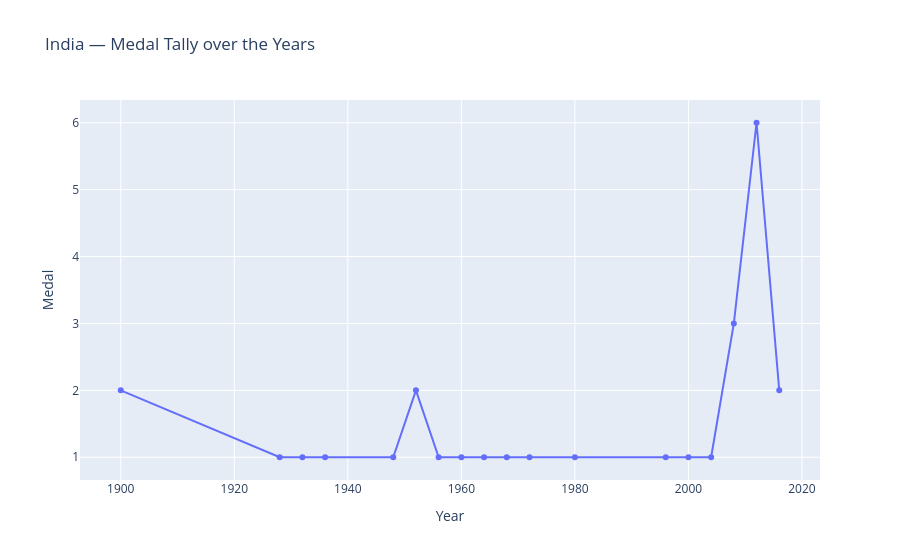

Notebook source saved alongside this figure:
### Code cell
selected_country_2 = 'India'

country_df2 = yearwise_medal_tally(df, selected_country_2)
fig = px.line(country_df2, x='Year', y='Medal',
              title=f'{selected_country_2} — Medal Tally over the Years',
              markers=True)
fig.show()

print(f"\n=== Top 10 Athletes of {selected_country_2} ===")
most_successful_countrywise(df, selected_country_2)

### Figure 1 — Plotly figure (JSON) as saved in the notebook; plotly's stock layout.template omitted (floating-point values rounded to 4 significant figures)
{"data": [{"hovertemplate": "Year=%{x}<br>Medal=%{y}<extra></extra>", "legendgroup": "", "line": {"color": "#636efa", "dash": "solid"}, "marker": {"symbol": "circle"}, "mode": "lines+markers", "name": "", "orientation": "v", "showlegend": false, "type": "scatter", "x": [1900, 1928, 1932, 1936, 1948, 1952, 1956, 1960, 1964, 1968, 1972, 1980, 1996, 2000, 2004, 2008, 2012, 2016], "xaxis": "x", "y": [2, 1, 1, 1, 1, 2, 1, 1, 1, 1, 1, 1, 1, 1, 1, 3, 6, 2], "yaxis": "y"}], "layout": {"legend": {"tracegroupgap": 0}, "title": {"text": "India — Medal Tally over the Years"}, "xaxis": {"anchor": "y", "domain": [0, 1], "title": {"text": "Year"}}, "yaxis": {"anchor": "x", "domain": [0, 1], "title": {"text": "Medal"}}}}
